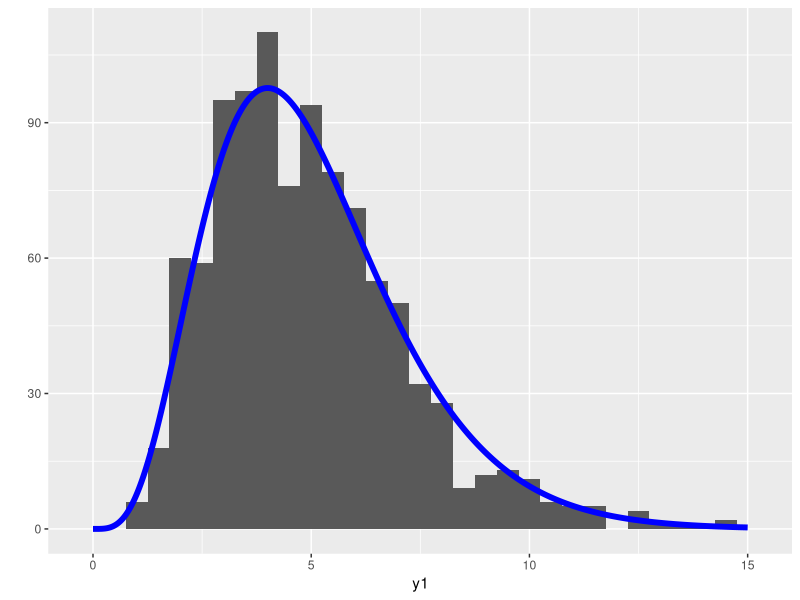
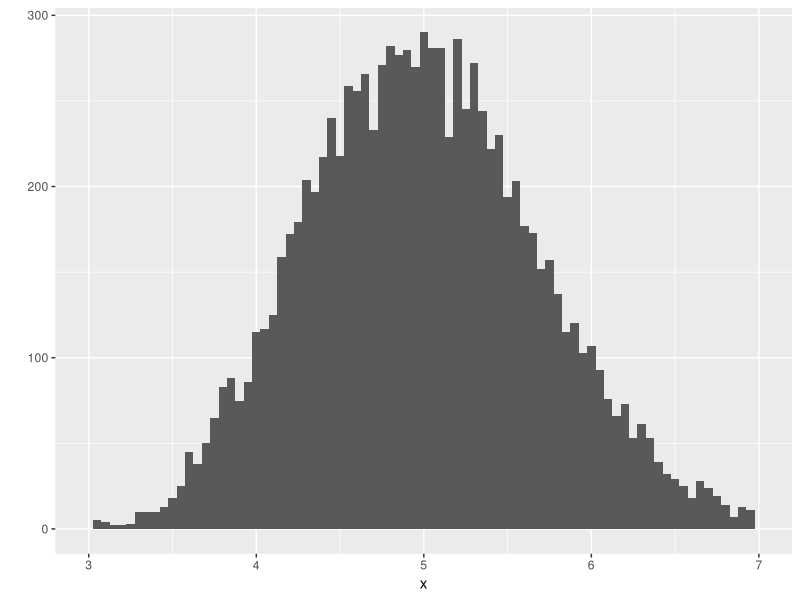
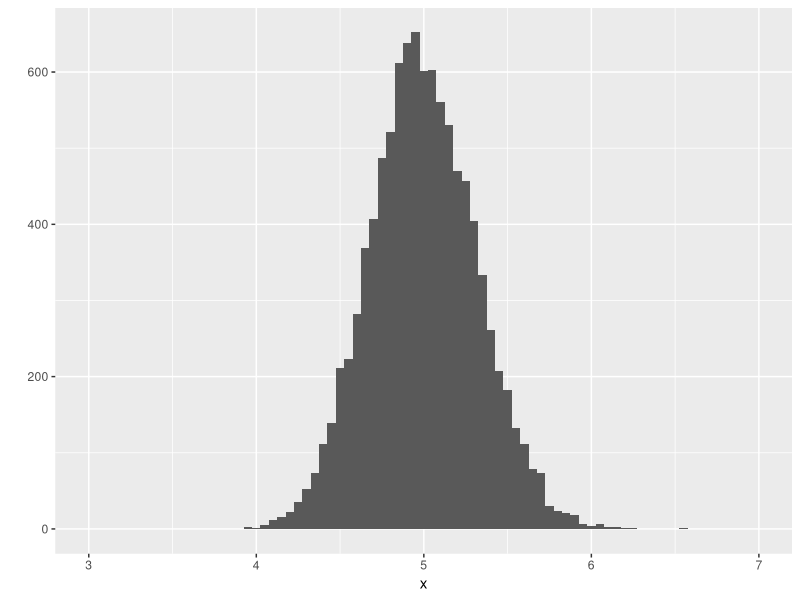
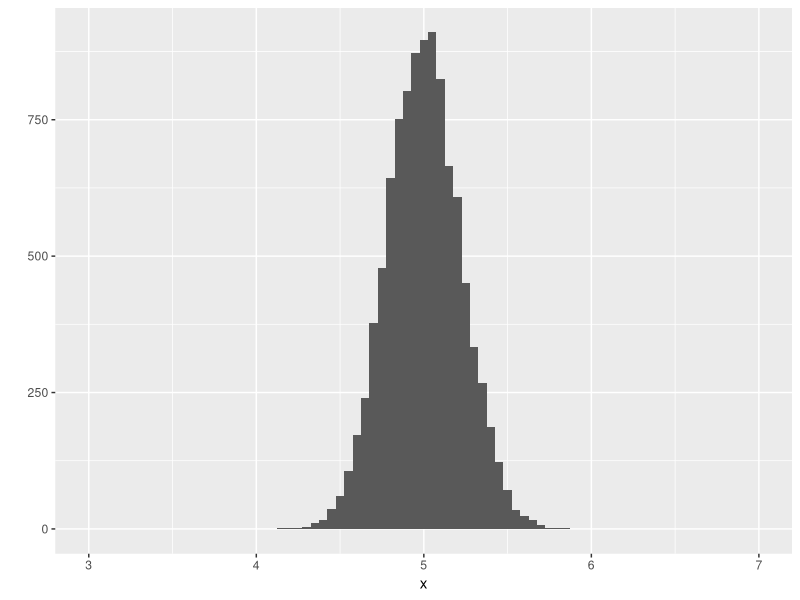
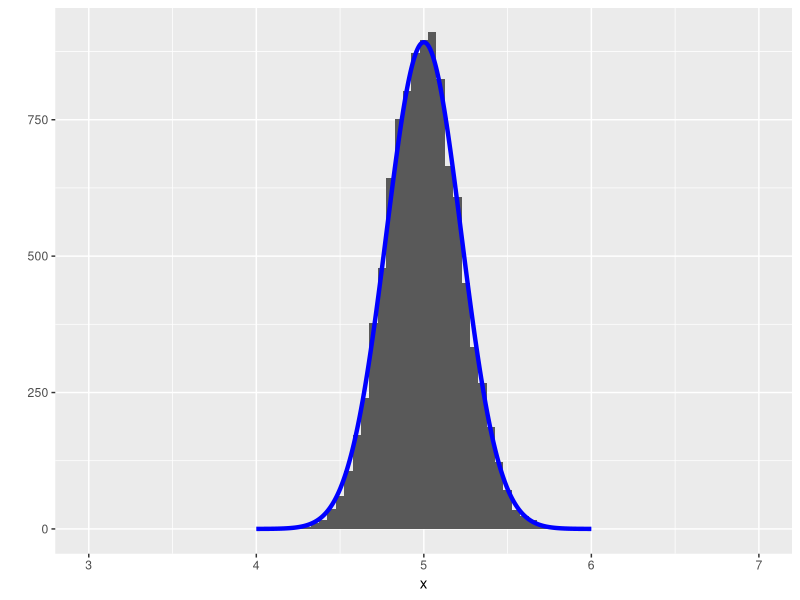

Source code (R) for these figures, in order:
# ST 516 - Lab 3 by Paul ReFalo  ========
library("ggplot2")

rgamma(10, 5, 1) # Generate 10 Gamma(5,1) random variables

y1 <- rgamma(1000, 5, 1) # Generate 1000 Gamma(5, 1) random variables
# Create a set of x, y points to draw the pdf of Gamma(5, 1)
x1 <- seq(0, 15, length = 1000) 
y2 <- dgamma(x1, 5, 1)
qplot(y1, binwidth = 0.5) +
  # add the pdf to histogram
  geom_line(aes(y = 1000*0.5*y2, x = x1), size = 2, color = "blue")

draws <- rgamma(10, 5, 1) # Sample of size 10 from Gamma(5,1), stored as "draws" 
draws # Show the sample

avg <- mean(draws) # store the mean of the sample of 10 
avg # show the mean

mean(rgamma(10,5,1)) # Same process, all in one line of code!

x <- replicate(10000, mean(rgamma(10, 5, 1))) # Sample size = 10; 10,000 replications 
qplot(x, binwidth=.05, xlim=c(3, 7)) # Create a histogram of results

x <- replicate(10000, mean(rgamma(50, 5, 1))) # n = 50; 10,000 replications 
qplot(x, binwidth = 0.05, xlim=c(3,7)) # Create histogram

x <- replicate(10000, mean(rgamma(100, 5, 1))) # n = 100; 10,000 replications 
qplot(x, binwidth = 0.05, xlim=c(3,7)) # Create histogram

x1 <- seq(4, 6, length = 1000); y1 <- dnorm(x1, 5, sqrt(5)/10) 
qplot(x, binwidth = .05, xlim=c(3,7)) +
  geom_line(aes(y = 10000*0.05*y1, x = x1), size = 1.5, color = "blue")



